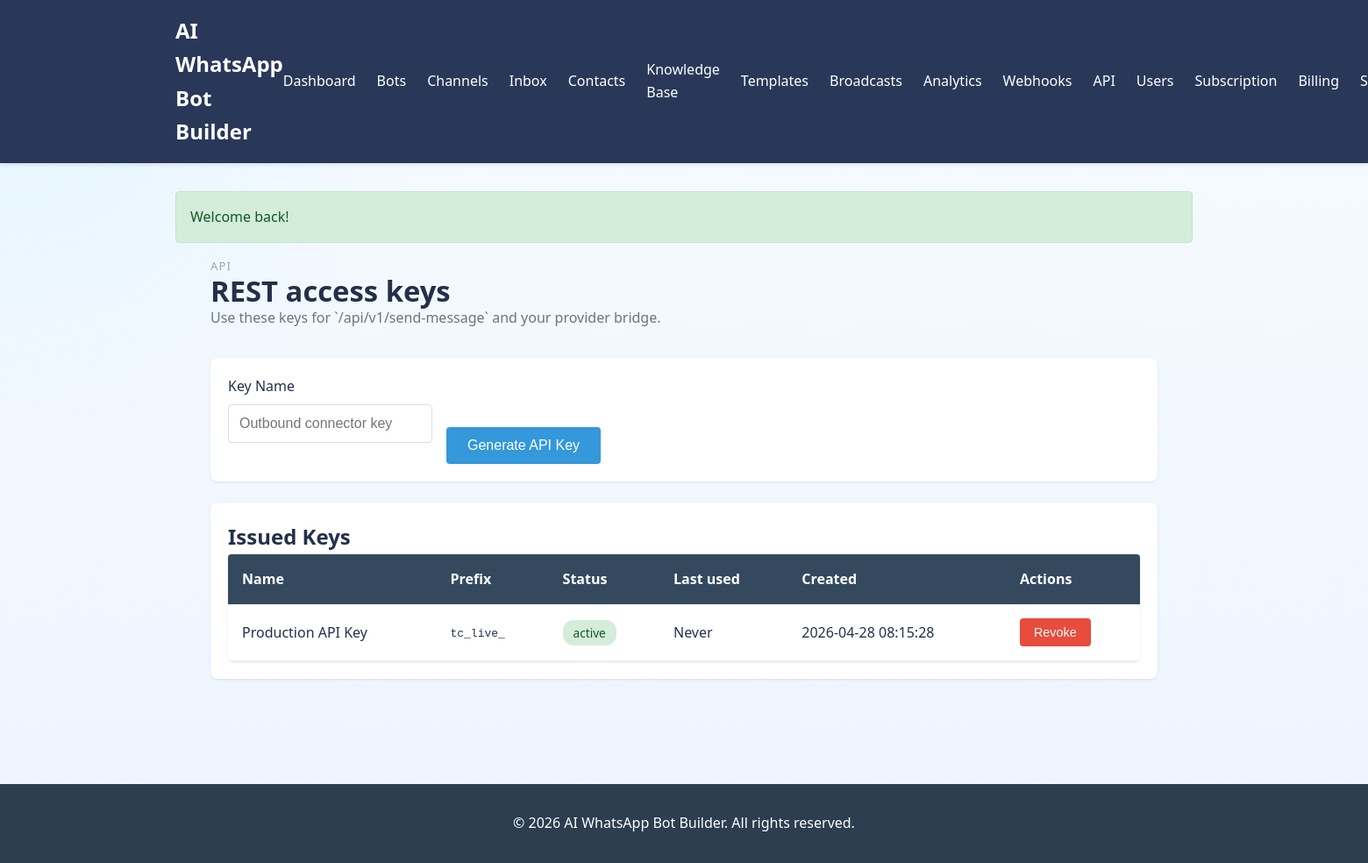
The app's page /settings/api-keys (signed in) with its own data.
### tables this page shows
CREATE TABLE `api_keys` (
  `id` int(11) NOT NULL AUTO_INCREMENT,
  `tenant_id` int(11) NOT NULL,
  `name` varchar(255) NOT NULL,
  `key_hash` varchar(255) NOT NULL,
  `key_prefix` varchar(20) NOT NULL,
  `last_used_at` datetime DEFAULT NULL,
  `expires_at` datetime DEFAULT NULL,
  `status` enum('active','revoked') NOT NULL DEFAULT 'active',
  `created_at` datetime NOT NULL,
  `updated_at` datetime NOT NULL,
  PRIMARY KEY (`id`),
  UNIQUE KEY `unique_key_hash` (`key_hash`),
  KEY `idx_tenant_id` (`tenant_id`),
  KEY `idx_key_prefix` (`key_prefix`),
  KEY `idx_status` (`status`),
  CONSTRAINT `fk_api_keys_tenant` FOREIGN KEY (`tenant_id`) REFERENCES `tenants` (`id`) ON DELETE CASCADE
);

### app/views/settings/api_keys.php (the view, shortened to what the rows shown need)
<div class="wa-single-panel">
    <div class="page-header">
        <div>
            <p class="wa-eyebrow">API</p>
            <h1>REST access keys</h1>
            <p class="muted">Use these keys for `/api/v1/send-message` and your provider bridge.</p>
        </div>
    </div>
    <div class="card">
        <form method="post" action="/settings/generate-api-key" class="api-key-form">
            <div class="form-group">
                <label for="name">Key Name</label>
                <input id="name" name="name" placeholder="Outbound connector key" required>
            </div>
            <button class="btn btn-primary" type="submit">Generate API Key</button>
        </form>
    </div>
    <div class="card">
        <h2>Issued Keys</h2>
        <?php if (empty($apiKeys)): ?>
            <div class="wa-empty-stage compact">
                <div class="wa-empty-illustration"></div>
                <p>No API keys have been issued yet.</p>
            </div>
        <?php else: ?>
            <table class="data-table">
                <thead>
                    <tr>
                        <th>Name</th>
                        <th>Prefix</th>
                        <th>Status</th>
                        <th>Last used</th>
                        <th>Created</th>
                        <th>Actions</th>
                    </tr>
                </thead>
                <tbody>
                    <?php foreach ($apiKeys as $apiKey): ?>
                        <tr>
                            <td><?php echo View::e($apiKey['name']); ?></td>
                            <td><code><?php echo View::e($apiKey['key_prefix']); ?></code></td>
                            <td><span class="badge badge-<?php echo View::e($apiKey['status']); ?>"><?php echo View::e($apiKey['status']); ?></span></td>
                            <td><?php echo View::e($apiKey['last_used_at'] ?: 'Never'); ?></td>
                            <td><?php echo View::e($apiKey['created_at']); ?></td>
                            <td>
                                <?php if ($apiKey['status'] === 'active'): ?>
                                    <form method="post" action="/settings/revoke-api-key" class="inline-form">
                                        <button class="btn btn-small btn-danger" type="submit">Revoke</button>
                                    </form>
                                <?php else: ?>
                                    <span class="muted">Revoked</span>
                                <?php endif; ?>
                            </td>
                        </tr>
                    <?php endforeach; ?>
                </tbody>
            </table>
        <?php endif; ?>
    </div>
</div>

### app/core/Router.php (shortened to what the rows shown need)
<?php
class Router {
    private $routes = [];
    private function addRoute($method, $path, $handler, $middleware = []) {
        $this->routes[] = [
            'method' => $method,
            'path' => $path,
            'handler' => $handler,
            'middleware' => $middleware
        ];
    }
    public function dispatch() {
        $requestMethod = $_SERVER['REQUEST_METHOD'];
        $requestUri = parse_url($_SERVER['REQUEST_URI'], PHP_URL_PATH);
        foreach ($this->routes as $route) {
            if ($route['method'] === $requestMethod && $this->matchRoute($route['path'], $requestUri, $params)) {
                $this->handleRoute($route, $params);
                return;
            }
        }
    }
    private function matchRoute($pattern, $uri, &$params) {
        $params = [];
        $regex = preg_replace('/\{([a-zA-Z0-9_]+)\}/', '([^/]+)', $pattern);
        $regex = '#^' . $regex . '$#';
        if (preg_match($regex, $uri, $matches)) {
            preg_match_all('/\{([a-zA-Z0-9_]+)\}/', $pattern, $paramNames);
            for ($i = 0; $i < count($paramNames[1]); $i++) {
                $params[$paramNames[1][$i]] = $matches[$i + 1];
            }
            return true;
        }
        return false;
    }
    private function handleRoute($route, $params) {
        list($controllerName, $method) = explode('@', $route['handler']);
        $controller = new $controllerName();
        call_user_func_array([$controller, $method], $params);
    }
}

### records on screen
api_keys: name "Production API Key", key_prefix "tc_live_", status "active", last_used_at "Never", created_at "2026-04-28 08:15:28"

### other values on screen
View::e($message) "Welcome back!"
